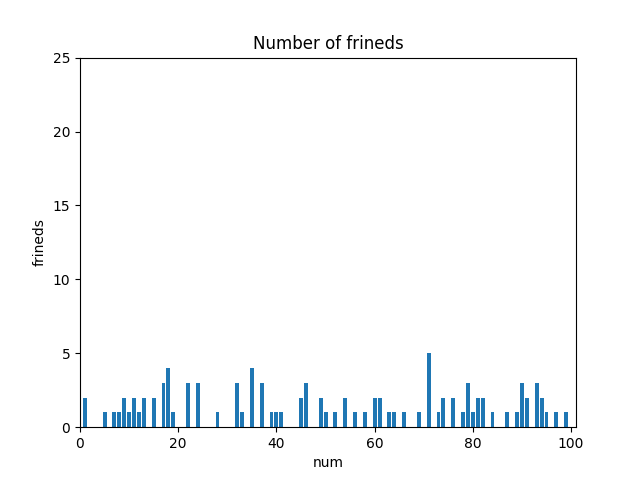

Source code (Python):
#encoding:utf-8
import matplotlib
# Force matplotlib to not use any Xwindows backend.
matplotlib.use('Agg')
import random
from collections import Counter
from matplotlib import pyplot as plt

# 产生数据集
num_friends = [random.randint(1,100) for _ in range(100)]

# 绘制直方图
frineds_counts = Counter(num_friends)
xs = range(101)
ys = [frineds_counts[x] for x in xs]
plt.bar(xs, ys)
plt.axis([0, 101, 0, 25])
plt.title("Number of frineds")
plt.xlabel("num")
plt.ylabel("frineds")
plt.draw()
plt.savefig("./describe_single_data_set.png")

# 数据集大小
num_points = len(num_friends)
print "Number of data set: %d" %num_points

# 数据集的最大值和最小值
largest_value = max(num_friends)
smallest_value = min(num_friends)
print "Largest value: %d" %largest_value
print "Smallest value: %d" %smallest_value

# 其他位置
sorted_values = sorted(num_friends)
smallest_value = sorted_values[0]
second_smallest_value = sorted_values[1]
second_largest_value = sorted_values[-2]
print "Second largest value: %d" %second_largest_value
print "Second smallest value: %d" %second_smallest_value

# 均值
def mean(x):
    return sum(x) / len(x)

mean_of_frineds = mean(num_friends)
print "Mean of frineds: %d" %mean_of_frineds

# 中位数
def median(v):
    n = len(v)
    sorted_v = sorted(v)
    midpoint = n // 2

    if n % 2 == 1:
        return sorted_v[midpoint]
    else:
        lo = midpoint - 1
        hi = midpoint

        return (sorted_v[lo] + sorted_v[hi]) / 2

median_of_frineds = median(num_friends)
print "Median of frineds: %d" %median_of_frineds

# 分位数
def quantile(x, p):
    p_index = int(p * len(x))
    return sorted(x)[p_index]

quantile_10 = quantile(num_friends, 0.10)
quantile_25 = quantile(num_friends, 0.25)
quantile_75 = quantile(num_friends, 0.75)
quantile_90 = quantile(num_friends, 0.90)
print "Quantile 10%%: %d" %quantile_10
print "Quantile 25%%: %d" %quantile_25
print "Quantile 75%%: %d" %quantile_75
print "Quantile 90%%: %d" %quantile_90

# 众数
def mode(x):
    counts = Counter(x)
    max_count = max(counts.values())
    return [x_i for x_i, count in counts.iteritems()
        if count == max_count]

print "Mode:"
print mode(num_friends) 